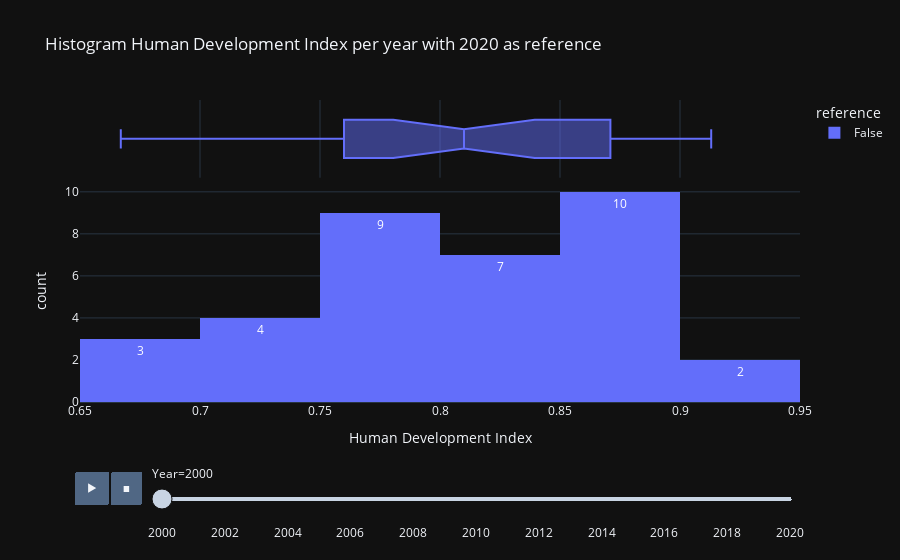

Notebook code for this chart:
### Code cell
def histo_HDI(df_histo : pd.DataFrame = df_energy, area_type : str = "Continent", 
              area_name : str = "Europe", reference_year : int = 2015) -> go.Figure :
    """
    histo_HDI make a histogram with the frequency of HDI for a given area type. The slider change the year of observation. The area name is the current country observed.
    :param reference_year: 
    :param reference_name: 
    :param df_histo: 
    :param area_type: 
    :param area_name: 
    :param year: 
    :return: 
    """
        
    # Selection feature needed
    df_histo = pd.DataFrame(data=df_histo, columns=['Year', 'Country', 'Continent', 'Region', 'Human Development Index'])
    
    # Filtering by the area_name and the year + the reference year for this same are_name
    df_histo_filtered = df_histo.query(f"({area_type} == '{area_name}')")

    # Creation of the feature 'reference' that is a boolean.
    df_histo_filtered['reference'] = df_histo_filtered['Year'] == reference_year
    

    # assert (df_histo_filtered['reference'] == True).sum() == (df_histo_filtered['reference'] == False).sum(), "<-- Some data are missing -->"
    
    fig = px.histogram(df_histo_filtered, 
                       x="Human Development Index", 
                       marginal="box",  #["rug", "box", "violin"]
                       color="reference",   
                       title='Histogram Human Development Index per year with 2020 as reference',
                       pattern_shape="reference",
                       opacity=1,
                       template=THEME,
                       text_auto=True,
                       animation_frame="Year"
                       ) 
    fig.show()
    
    print(f"La somme des True = {(df_histo_filtered['reference'] == True).sum()} et la somme des False = {(df_histo_filtered['reference'] == False).sum()} ")

    return df_histo_filtered

histo_HDI()

### Figure 1 — Plotly figure (JSON) as saved in the notebook; plotly's stock layout.template omitted (floating-point values rounded to 4 significant figures)
{"data": [{"alignmentgroup": "True", "bingroup": "x", "hovertemplate": "reference=False<br>Year=2000<br>Human Development Index=%{x}<br>count=%{y}<extra></extra>", "legendgroup": "False", "marker": {"color": "#636efa", "opacity": 1, "pattern": {"shape": ""}}, "name": "False", "offsetgroup": "False", "orientation": "v", "showlegend": true, "texttemplate": "%{value}", "x": [0.677, 0.871, 0.712, 0.887, 0.667, 0.725, 0.759, 0.808, 0.889, 0.787, 0.891, 0.844, 0.889, 0.81, 0.773, 0.871, 0.847, 0.841, 0.756, 0.766, 0.864, 0.779, 0.893, 0.675, 0.913, 0.793, 0.791, 0.715, 0.763, 0.821, 0.825, 0.904, 0.887, 0.7, 0.862], "xaxis": "x", "yaxis": "y", "type": "histogram"}, {"alignmentgroup": "True", "hovertemplate": "reference=False<br>Year=2000<br>Human Development Index=%{x}<extra></extra>", "legendgroup": "False", "marker": {"color": "#636efa"}, "name": "False", "notched": true, "offsetgroup": "False", "showlegend": false, "x": [0.677, 0.871, 0.712, 0.887, 0.667, 0.725, 0.759, 0.808, 0.889, 0.787, 0.891, 0.844, 0.889, 0.81, 0.773, 0.871, 0.847, 0.841, 0.756, 0.766, 0.864, 0.779, 0.893, 0.675, 0.913, 0.793, 0.791, 0.715, 0.763, 0.821, 0.825, 0.904, 0.887, 0.7, 0.862], "xaxis": "x2", "yaxis": "y2", "type": "box"}], "layout": {"xaxis": {"anchor": "y", "domain": [0.0, 1.0], "title": {"text": "Human Development Index"}}, "yaxis": {"anchor": "x", "domain": [0.0, 0.7326], "title": {"text": "count"}}, "xaxis2": {"anchor": "y2", "domain": [0.0, 1.0], "matches": "x", "showticklabels": false, "showgrid": true}, "yaxis2": {"anchor": "x2", "domain": [0.7426, 1.0], "matches": "y2", "showticklabels": false, "showline": false, "ticks": "", "showgrid": false}, "legend": {"title": {"text": "reference"}, "tracegroupgap": 0}, "title": {"text": "Histogram Human Development Index per year with 2020 as reference"}, "barmode": "relative", "updatemenus": [{"buttons": [{"args": [null, {"frame": {"duration": 500, "redraw": true}, "mode": "immediate", "fromcurrent": true, "transition": {"duration": 500, "easing": "linear"}}], "label": "&#9654;", "method": "animate"}, {"args": [[null], {"frame": {"duration": 0, "redraw": true}, "mode": "immediate", "fromcurrent": true, "transition": {"duration": 0, "easing": "linear"}}], "label": "&#9724;", "method": "animate"}], "direction": "left", "pad": {"r": 10, "t": 70}, "showactive": false, "type": "buttons", "x": 0.1, "xanchor": "right", "y": 0, "yanchor": "top"}], "sliders": [{"active": 0, "currentvalue": {"prefix": "Year="}, "len": 0.9, "pad": {"b": 10, "t": 60}, "steps": [{"args": [["2000"], {"frame": {"duration": 0, "redraw": true}, "mode": "immediate", "fromcurrent": true, "transition": {"duration": 0, "easing": "linear"}}], "label": "2000", "method": "animate"}, {"args": [["2001"], {"frame": {"duration": 0, "redraw": true}, "mode": "immediate", "fromcurrent": true, "transition": {"duration": 0, "easing": "linear"}}], "label": "2001", "method": "animate"}, {"args": [["2002"], {"frame": {"duration": 0, "redraw": true}, "mode": "immediate", "fromcurrent": true, "transition": {"duration": 0, "easing": "linear"}}], "label": "2002", "method": "animate"}, {"args": [["2003"], {"frame": {"duration": 0, "redraw": true}, "mode": "immediate", "fromcurrent": true, "transition": {"duration": 0, "easing": "linear"}}], "label": "2003", "method": "animate"}, {"args": [["2004"], {"frame": {"duration": 0, "redraw": true}, "mode": "immediate", "fromcurrent": true, "transition": {"duration": 0, "easing": "linear"}}], "label": "2004", "method": "animate"}, {"args": [["2005"], {"frame": {"duration": 0, "redraw": true}, "mode": "immediate", "fromcurrent": true, "transition": {"duration": 0, "easing": "linear"}}], "label": "2005", "method": "animate"}, {"args": [["2006"], {"frame": {"duration": 0, "redraw": true}, "mode": "immediate", "fromcurrent": true, "transition": {"duration": 0, "easing": "linear"}}], "label": "2006", "method": "animate"}, {"args": [["2007"], {"frame": {"duration": 0, "redraw": true}, "mode": "immediate", "fromcurrent": true, "transition": {"duration": 0, "easing": "linear"}}], "label": "2007", "method": "animate"}, {"args": [["2008"], {"frame": {"duration": 0, "redraw": true}, "mode": "immediate", "fromcurrent": true, "transition": {"duration": 0, "easing": "linear"}}], "label": "2008", "method": "animate"}, {"args": [["2009"], {"frame": {"duration": 0, "redraw": true}, "mode": "immediate", "fromcurrent": true, "transition": {"duration": 0, "easing": "linear"}}], "label": "2009", "method": "animate"}, {"args": [["2010"], {"frame": {"duration": 0, "redraw": true}, "mode": "immediate", "fromcurrent": true, "transition": {"duration": 0, "easing": "linear"}}], "label": "2010", "method": "animate"}, {"args": [["2011"], {"frame": {"duration": 0, "redraw": true}, "mode": "immediate", "fromcurrent": true, "transition": {"duration": 0, "easing": "linear"}}], "label": "2011", "method": "animate"}, {"args": [["2012"], {"frame": {"duration": 0, "redraw": true}, "mode": "immediate", "fromcurrent": true, "transition": {"duration": 0, "easing": "linear"}}], "label": "2012", "method": "animate"}, {"args": [["2013"], {"frame": {"duration": 0, "redraw": true}, "mode": "immediate", "fromcurrent": true, "transition": {"duration": 0, "easing": "linear"}}], "label": "2013", "method": "animate"}, {"args": [["2014"], {"frame": {"duration": 0, "redraw": true}, "mode": "immediate", "fromcurrent": true, "transition": {"duration": 0, "easing": "linear"}}], "label": "2014", "method": "animate"}, {"args": [["2015"], {"frame": {"duration": 0, "redraw": true}, "mode": "immediate", "fromcurrent": true, "transition": {"duration": 0, "easing": "linear"}}], "label": "2015", "method": "animate"}, {"args": [["2016"], {"frame": {"duration": 0, "redraw": true}, "mode": "immediate", "fromcurrent": true, "transition": {"duration": 0, "easing": "linear"}}], "label": "2016", "method": "animate"}, {"args": [["2017"], {"frame": {"duration": 0, "redraw": true}, "mode": "immediate", "fromcurrent": true, "transition": {"duration": 0, "easing": "linear"}}], "label": "2017", "method": "animate"}, {"args": [["2018"], {"frame": {"duration": 0, "redraw": true}, "mode": "immediate", "fromcurrent": true, "transition": {"duration": 0, "easing": "linear"}}], "label": "2018", "method": "animate"}, {"args": [["2019"], {"frame": {"duration": 0, "redraw": true}, "mode": "immediate", "fromcurrent": true, "transition": {"duration": 0, "easing": "linear"}}], "label": "2019", "method": "animate"}, {"args": [["2020"], {"frame": {"duration": 0, "redraw": true}, "mode": "immediate", "fromcurrent": true, "transition": {"duration": 0, "easing": "linear"}}], "label": "2020", "method": "animate"}], "x": 0.1, "xanchor": "left", "y": 0, "yanchor": "top"}]}}
